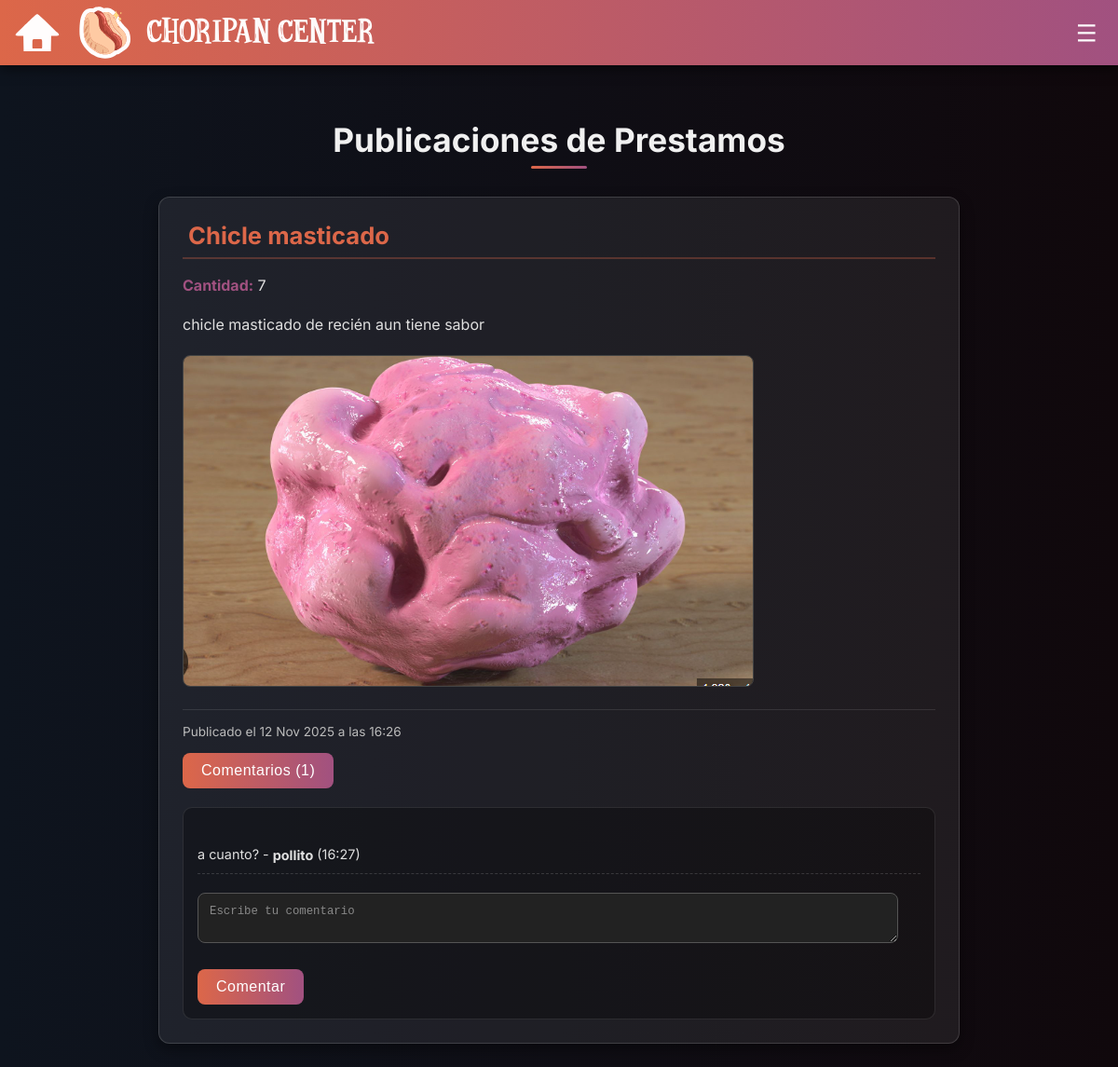
/muros/prestamos/, run on the app's committed database.
### publicaciones/models.py (models this page shows)
class Publicacion(models.Model):
    usuario = models.ForeignKey(User, on_delete=models.CASCADE)
    tipoMuro = models.CharField(max_length=10, choices=TIPO_MURO)
    contenido = models.TextField(verbose_name='Comentario')
    fechaCreacion = models.DateTimeField(auto_now_add=True)
    modalidad = models.CharField(max_length=10, choices=MODALIDAD_SESION ,blank=True, null=True)
    tipoSesion = models.CharField(max_length=15, choices=TIPO_SESION,blank=True, null=True)
    asignatura = models.CharField(max_length=20, choices=DEPARTAMENTOS, blank=True, null=True)
    materialPrestamo = models.CharField(max_length=150, blank=True, null=True)
    cantMaterial = models.PositiveIntegerField(blank=True, null=True)
    titulo = models.CharField(max_length=150,blank=True, null=True)
    fotoMaterial = models.ImageField(upload_to='publicaciones_fotos/', blank=True, null=True)
    dias = models.CharField(max_length=15, choices=PREF_DIA, blank=True, null=True)
    Comunicacion = models.CharField(max_length=59, choices=TIPO_COMUNICACION, blank=True, null=True)
    metododeestudio = models.CharField(max_length=30, choices=METODO_DE_ESTUDIO, blank=True, null=True)

class Comentario(models.Model):
      publicacion = models.ForeignKey(Publicacion, on_delete=models.CASCADE, related_name='Comentarios')
      usuario = models.ForeignKey(User, on_delete=models.CASCADE)
      contenido = models.TextField(verbose_name='Comentario')
      fechaCreacion = models.DateTimeField(auto_now_add=True)

### publicaciones/views.py (the view)
# urls.py: path('muros/prestamos/', views.muro_prestamos_view, name='muro_prestamos'),
def muro_prestamos_view(request):
    publicaciones = Publicacion.objects.filter(tipoMuro = 'PRESTAMOS').order_by('fechaCreacion')
    datitos = {
        'nombre' : 'Prestamos',
        'publicacion' : publicaciones,
        'comentarios' : FormComentarios()
    }
    return render(request, 'Muros/muro_prestamo.html', datitos)

### publicaciones/forms.py
class FormComentarios(forms.ModelForm):
    class Meta:
        model = Comentario
        fields = ['contenido']
        labels = {'contenido': ''
                  }
        widgets = {
            'contenido': forms.Textarea(attrs={'rows': 2, 'placeholder': 'Escribe tu comentario','class': '#'})
        }

### publicaciones/templates/Muros/muro_prestamo.html (shortened to what this page needs)
{% load static %}
<!DOCTYPE html>
<html lang="es">
<head>
    <link rel="stylesheet" href="{% static 'muros/style_muro_prestamos.css' %}">
</head>
<body>
    <header class="navbar">
        <div class="logo-grupo-izquierdo">
            <a href="{% url 'home' %}" class="config-boton logo-casita">
                <img src="{% static 'images/logo-casita (2).svg' %}">
            </a>
            <img src="{% static 'images/logo-choripan.svg' %}">
        </div>
        <div class="Nav-Boton">
            <button class="config-boton menu-button" onclick="abrirmenu()">
                <img src="{% static 'images/logo-menu.svg' %}">
            </button>
        </div>
    </header>
    {% block content %}
    <div class="main-content">
        <h2>Publicaciones de {{ nombre }}</h2>
        {% for pub in publicacion %}
        <div class="publicacion-card">
            <h3>
                <span style="vertical-align: top;">
                    {{ pub.materialPrestamo }}
                </span>
            </h3>
            <p><strong>Cantidad:</strong> {{ pub.cantMaterial }}</p>
            <p>{{ pub.contenido }}</p>
            {% if pub.fotoMaterial %}
                <img src="{{ pub.fotoMaterial.url }}"
                    alt="Imagen de {{ pub.materialPrestamo }}"
                    style="max-width: 100%; height: auto; border-radius: 8px; margin-top: 10px; border: 1px solid #444;">
            {% endif %}
            <div class="publicacion-meta">
                Publicado el {{ pub.fechaCreacion|date:"d M Y" }} a las {{ pub.fechaCreacion|date:"H:i" }}
            </div>
            <p style="margin-top: 15px;">
                <button onclick="verComentarios('comentarios-{{ pub.id }}')">
                    Comentarios ({{ pub.Comentarios.count }})
                </button>
            </p>
            <div id="comentarios-{{ pub.id }}">
                {% for comentario in pub.Comentarios.all %}
                    <p class="comentario-item"> {{ comentario.contenido }} -
                        <a href="{% url 'perfilPublico' username=comentario.usuario.username %}"
                            style="font-weight: bold; color: inherit; text-decoration: none;
                            display: inline-flex; align-items: center; vertical-align: middle;">
                            {{ comentario.usuario.username }}
                        </a>
                        ({{ comentario.fechaCreacion|date:"H:i" }})
                    </p>
                {% empty %}
                    <p style="margin-top: 10px; color: #ccc;">No hay comentarios.</p>
                {% endfor %}
                <form method="POST" action="{% url 'crear_comentario' pub.id pub.tipoMuro %}" class="comentarios-form">
                    {{ comentarios.as_p }}
                    <button type="submit">Comentar</button>
                </form>
            </div>
        </div>
        {% empty %}
            <p>No hay publicaciones</p>
        {% endfor %}
    </div>
    {% endblock content %}
    </body>
</html>

### publicaciones/static/muros/style_muro_prestamos.css (style rules this page uses)
body { margin: 0; font-family: 'Inter', sans-serif; background: linear-gradient(90deg, #0e141e, #10080C); color: white; overflow-x: hidden; }
.navbar { background: linear-gradient(90deg, #DC6749, #A15180); box-shadow: 0 4px 12px rgba(0,0,0,0.5); display: flex; justify-content: space-between; align-items: center; padding:0px 15px; height: 70px; position: fixed; top: 0; left: 0; width: 100%; box-sizing: border-box; z-index: 1000; }
.Nav-Boton { display: flex; height: 100%; }
.logo-casita { background-color:none; height: 100%; margin-left: 0%; width: auto; padding: 0; display: flex; align-items: center; }
.logo-casita img { height: 50px; width: 50px; display: block; }
.logo-grupo-izquierdo { display: flex; align-items: center; gap: 15px; height: 100%; }
.logo-grupo-izquierdo img:nth-child(2) { height: 60px; width: auto; }
.config-boton { background: none; border: none; font-size: 14px; padding: 0; cursor: pointer; display: flex; align-items: center; justify-content: center; text-decoration: none; height: auto; color: white; }
.config-boton img { height: 55%; }
.main-content { padding-top: 100px; padding-left: 20px; padding-right: 20px; max-width: 900px; margin-left: auto; margin-right: auto; min-height: calc(100vh - 100px); box-sizing: border-box; }
.main-content > h2 { color: #f0f0f0; font-size: 2.2em; margin-bottom: 30px; text-align: center; position: relative; padding-bottom: 10px; }
.main-content > h2::after { content: ''; position: absolute; left: 50%; transform: translateX(-50%); bottom: 0; width: 60px; height: 3px; background: linear-gradient(90deg, #DC6749, #A15180); border-radius: 5px; }
.publicacion-card { background-color: rgba(255, 255, 255, 0.07); border-radius: 12px; padding: 25px; margin-bottom: 25px; box-shadow: 0 6px 15px rgba(0, 0, 0, 0.4); border: 1px solid rgba(255, 255, 255, 0.15); transition: transform 0.2s ease, box-shadow 0.2s ease; }
.publicacion-card h3 { color: #DC6749; font-size: 1.6em; margin-top: 0; margin-bottom: 10px; border-bottom: 2px solid rgba(220, 103, 73, 0.3); padding-bottom: 8px; }
.publicacion-card p { line-height: 1.6; margin-bottom: 10px; color: #e0e0e0; }
.publicacion-card p strong { color: #A15180; }
.publicacion-card button { background: linear-gradient(90deg, #DC6749, #A15180); border: none; color: white; padding: 10px 20px; border-radius: 8px; cursor: pointer; font-size: 1em; transition: all 0.3s ease; letter-spacing: 0.5px; }
.publicacion-meta { font-size: 0.85em; color: #bbb; margin-top: 20px; padding-top: 15px; border-top: 1px solid rgba(255, 255, 255, 0.1); }
div[id^="comentarios-"] { margin-top: 20px; padding: 15px; background-color: rgba(0, 0, 0, 0.3); border-radius: 10px; border: 1px solid rgba(255, 255, 255, 0.1); }
.comentario-item { border-bottom: 1px dashed rgba(255, 255, 255, 0.15); padding: 8px 0; font-size: 0.9em; color: #d0d0d0; }
.comentarios-form { margin-top: 20px; }
.comentarios-form p { margin-bottom: 5px; }
.comentarios-form input[type="text"], .comentarios-form textarea { width: calc(100% - 24px); padding: 12px; margin-bottom: 15px; border-radius: 8px; border: 1px solid #555; background-color: #222; color: white; font-size: 0.95em; box-sizing: border-box; }
.comentarios-form input[type="text"]::placeholder, .comentarios-form textarea::placeholder { color: #888; }

### data on the page
Publicacion: tipoMuro "Prestamos", materialPrestamo "Chicle masticado", cantMaterial "7", contenido "chicle masticado de recién aun tiene sabor", fotoMaterial (picture), fechaCreacion "12 Nov 2025", fechaCreacion "16:26", Comentarios.count "1"
Comentario: contenido "a cuanto?", usuario.username "pollito", fechaCreacion "16:27"
